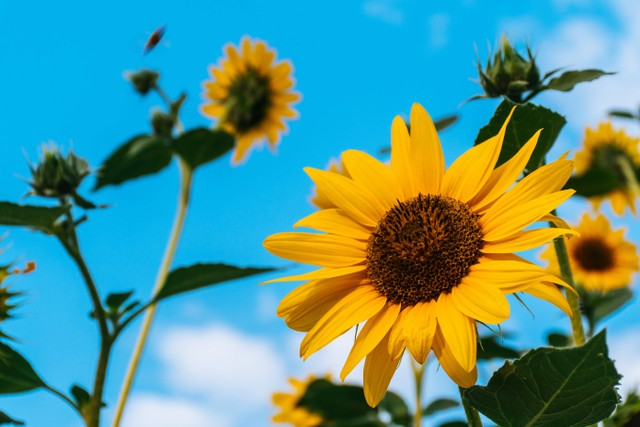
#> input picture gambar.jpg, 640 x 427 px
$ python praktikum2.py
#> lines starting #> are read from the running program, lines starting #| are printed output that depends on the picture; after the words box and inside, x2 and y2 are one past the last pixel; in counts of white or black regions, pixels touching at a corner belong together
#TEsting

import cv2
import numpy as np
import matplotlib.pyplot as plt

img=cv2.imread("gambar.jpg")
#> img is the input picture: shape (427, 640, 3); mean B, G, R 140.1, 148.7, 87.7

print("ukuran image",img.shape)
#| ukuran image (427, 640, 3)
height,width=img.shape[0],img.shape[1]
#> height = 427; width = 640

print("Tipe data",img.dtype)
#| Tipe data uint8
cv2.imshow("Original Image",img)

new_img1 = np.zeros((height, width, 3), np.uint8)
new_img2 = np.zeros((height,width, 3), np.uint8)
new_img3 = np.zeros((height, width, 3), np.uint8)

#Tugas Praktikum
new_img4 = cv2.rotate(img, cv2.ROTATE_90_CLOCKWISE)
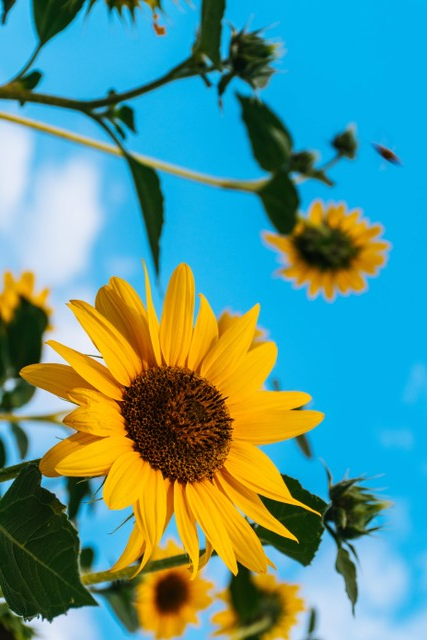
#> new_img4: shape (640, 427, 3); mean B, G, R 140.1, 148.7, 87.7
new_img5 = cv2.rotate(img, cv2.ROTATE_90_COUNTERCLOCKWISE)
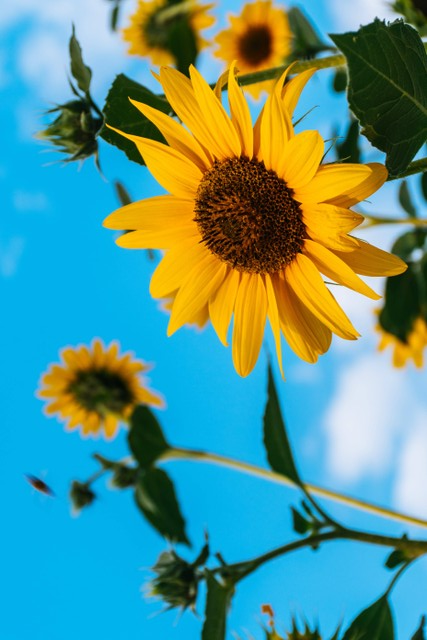
#> new_img5: shape (640, 427, 3); mean B, G, R 140.1, 148.7, 87.7

print(img[136,413])
#| [  7 165 235]
new_img1=img.copy()
new_img1[136:146,413:423] = (0,255,0)
#> new_img1: shape (427, 640, 3); 0.04% of pixels changed, all inside (x1, y1, x2, y2) = (413, 136, 423, 146)
cv2.imshow("Update Image setPixel",new_img1)

for i in range(height):
    for j in range(width):
        for k in range(3):
            new_img2[i,j][k] = img[i,j][k]
cv2.imshow("Image copy",new_img2)

for i in range(height):
    for j in range(width):
        for k in range(3):
            new_img3[i,j][k] = img[height-1-i,j][k]
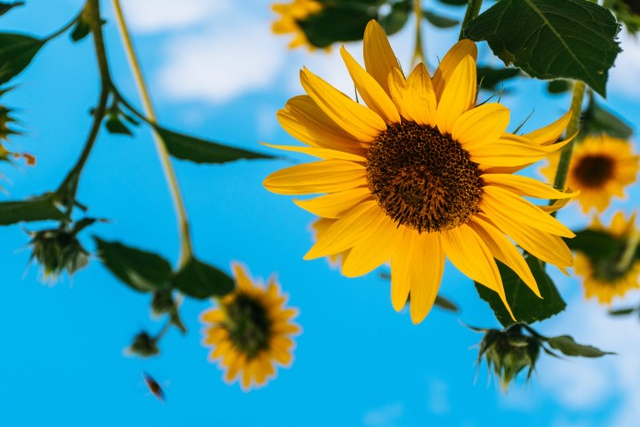
#> new_img3: shape (427, 640, 3); mean B, G, R 140.1, 148.7, 87.7
cv2.imshow("Image Flip",new_img3)

cv2.imshow("Rotate 90 Clockwise",new_img4)
cv2.imshow("Routate 90 CounterClockWise",new_img5)

img_flip_horizontal = cv2.flip(img, flipCode=1)
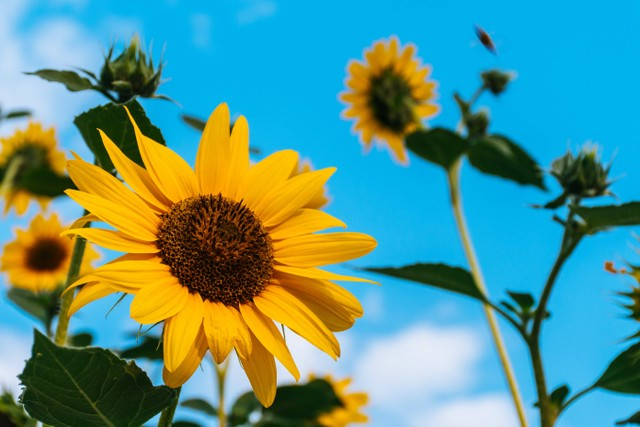
#> img_flip_horizontal: shape (427, 640, 3); mean B, G, R 140.1, 148.7, 87.7
ing_flip_vertical = cv2.flip(img, flipCode=0)
img_flip_both=cv2.flip(img,-1)
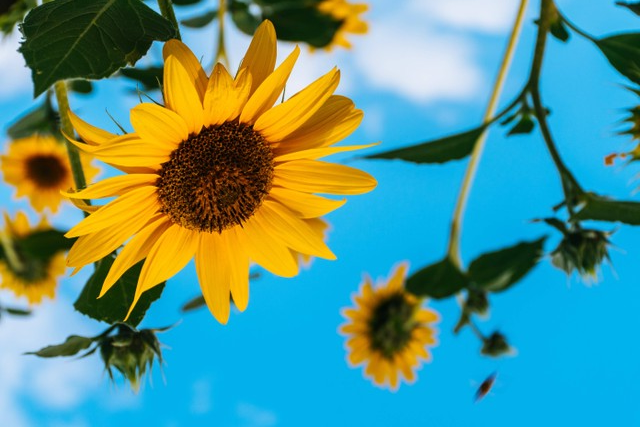
#> img_flip_both: shape (427, 640, 3); mean B, G, R 140.1, 148.7, 87.7

plt.figure(figsize=(10,10))
#> (the run stopped early here; a loop or call above may not have finished)

$ run again, with face-image.jpg copied over gambar.jpg
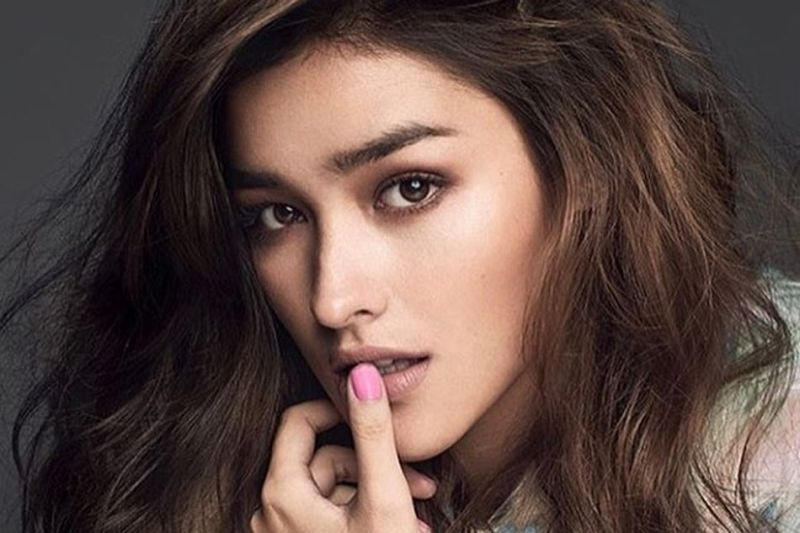
#> input picture face-image.jpg, 800 x 533 px
#> img is the input picture: shape (533, 800, 3); mean B, G, R 66.3, 72.1, 92.2
#| ukuran image (533, 800, 3)
#| Tipe data uint8
#| [67 74 99]
#> new_img1: shape (533, 800, 3); 0.02% of pixels changed, all inside (x1, y1, x2, y2) = (413, 136, 423, 146)
#> after the loop `for i in range(height):`:
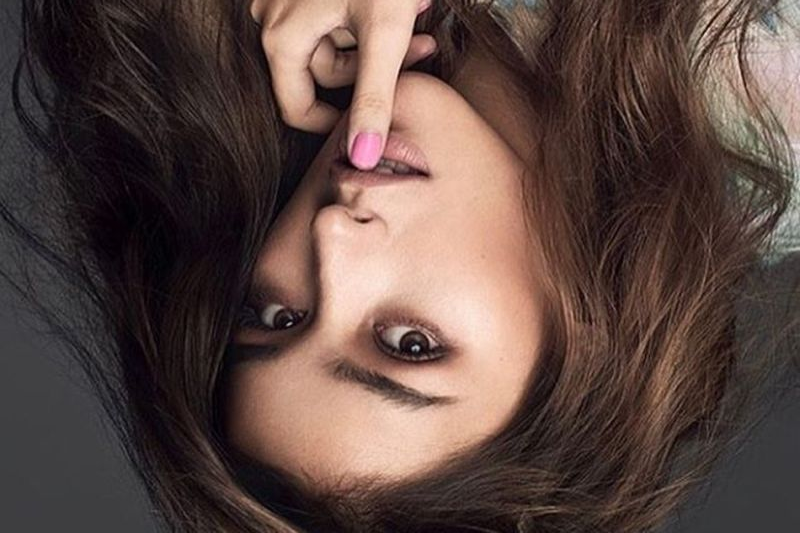
#> new_img3: shape (533, 800, 3); mean B, G, R 66.3, 72.1, 92.2
#> `img_flip_both=cv2.flip(img,-1)`:
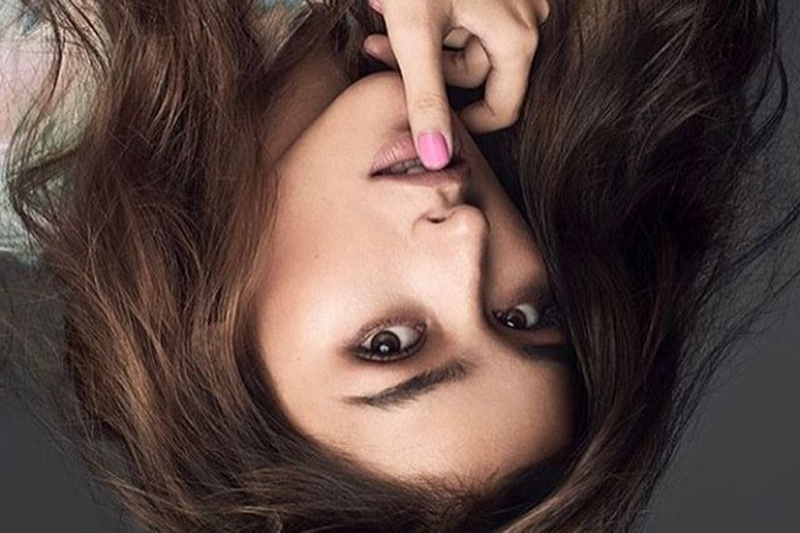
#> img_flip_both: shape (533, 800, 3); mean B, G, R 66.3, 72.1, 92.2

$ run again, with meting.jpg copied over gambar.jpg
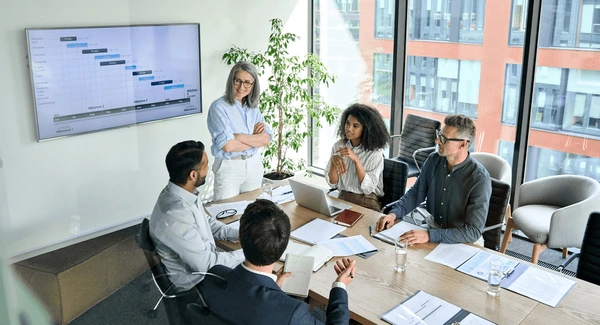
#> input picture meting.jpg, 600 x 325 px
#> img is the input picture: shape (325, 600, 3); mean B, G, R 165.7, 164.9, 158
#| ukuran image (325, 600, 3)
#| Tipe data uint8
#| [116 113 100]
#> new_img1: shape (325, 600, 3); 0.05% of pixels changed, all inside (x1, y1, x2, y2) = (413, 136, 423, 146)
#> after the loop `for i in range(height):`:
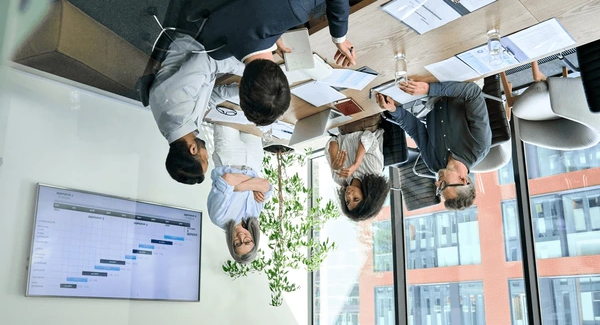
#> new_img3: shape (325, 600, 3); mean B, G, R 165.7, 164.9, 158
#> `img_flip_both=cv2.flip(img,-1)`:
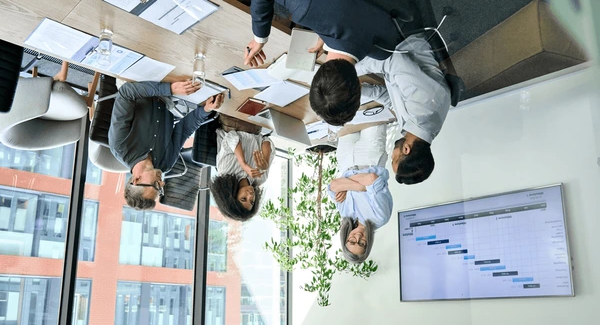
#> img_flip_both: shape (325, 600, 3); mean B, G, R 165.7, 164.9, 158

$ run again, with pegunungan.jpg copied over gambar.jpg
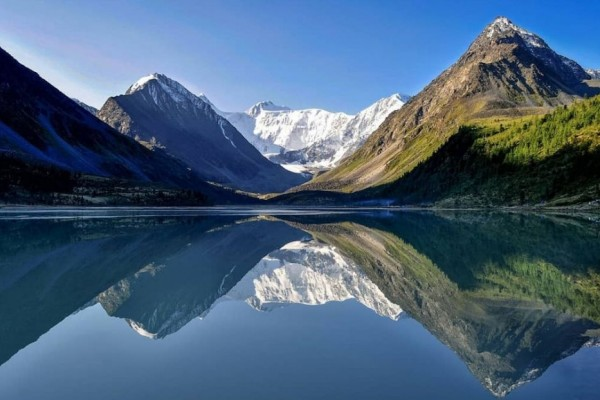
#> input picture pegunungan.jpg, 600 x 400 px
#> img is the input picture: shape (400, 600, 3); mean B, G, R 121.6, 97.1, 72.4
#| ukuran image (400, 600, 3)
#| Tipe data uint8
#| [ 71  96 116]
#> new_img1: shape (400, 600, 3); 0.04% of pixels changed, all inside (x1, y1, x2, y2) = (413, 136, 423, 146)
#> after the loop `for i in range(height):`:
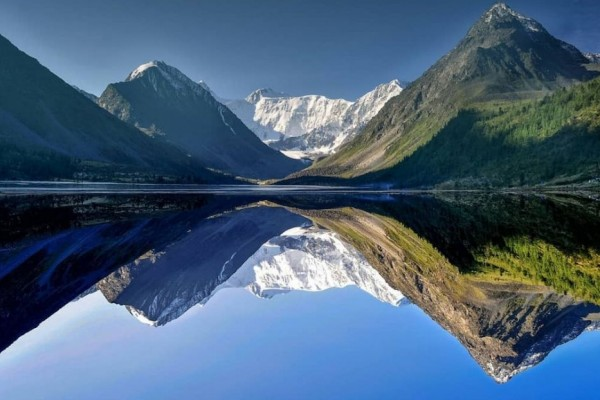
#> new_img3: shape (400, 600, 3); mean B, G, R 121.6, 97.1, 72.4
#> `img_flip_both=cv2.flip(img,-1)`:
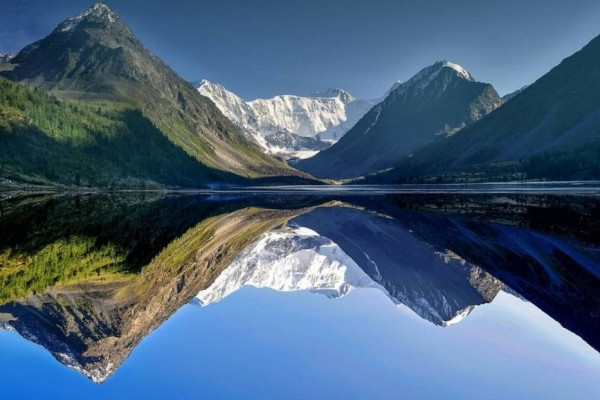
#> img_flip_both: shape (400, 600, 3); mean B, G, R 121.6, 97.1, 72.4
